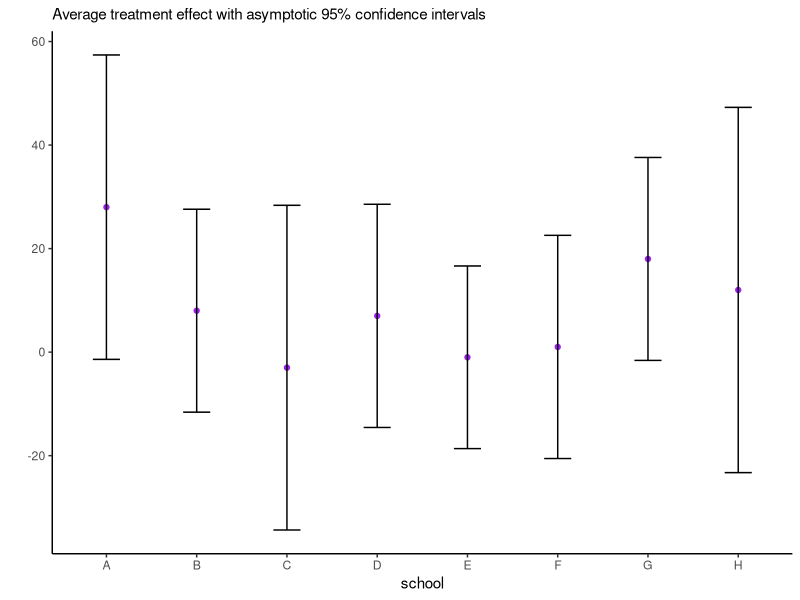
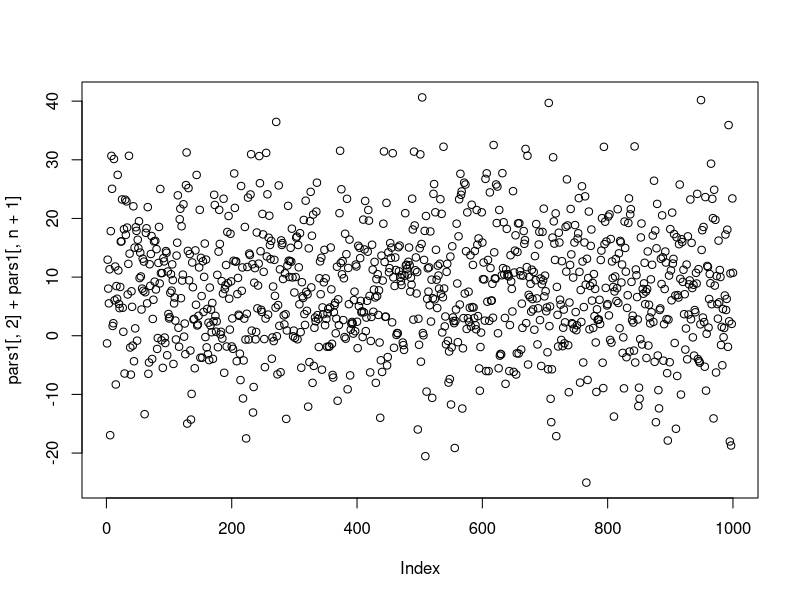
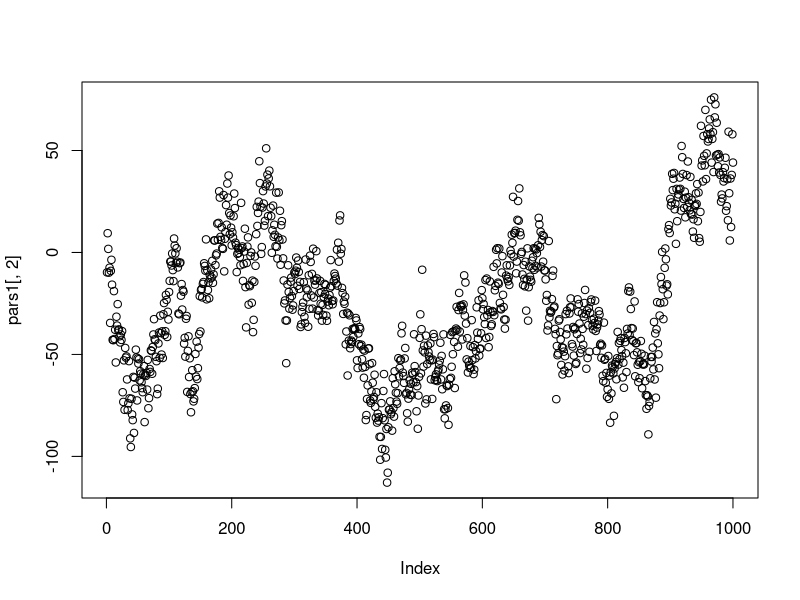
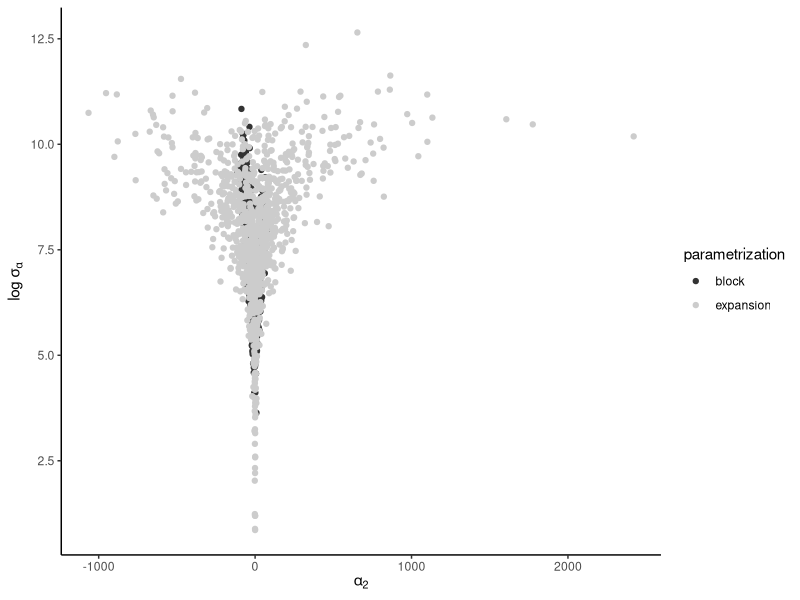

Write the R code that produced these figures, in order.
## ---- chunk 1
#| eval: true
#| echo: false
library(ggplot2)
es <- data.frame(school = LETTERS[1:8], 
                 y = c(28, 8, -3, 7, -1, 1, 18, 12), 
                 se = c(15, 10, 16, 11, 9, 11, 10, 18))
ggplot(es, aes(x = school, y = y)) +
  geom_point(col = "purple") +
  geom_errorbar(aes(ymin = y - 1.96*se, ymax = y + 1.96*se), width = 0.3) +
  labs(x = "school", y = "",
       subtitle = "Average treatment effect with asymptotic 95% confidence intervals") +
  theme_classic()
## ---- chunk 2
#| eval: true
#| echo: true

# Eight school data
es <- data.frame(school = LETTERS[1:8], 
                 y = c(28, 8, -3, 7, -1, 1, 18, 12), 
                 se = c(15, 10, 16, 11, 9, 11, 10, 18))
n <- nrow(es)
B <- 1e3L
set.seed(80601)
# Starting values
alpha <- rnorm(0, sd = 0.01)
mu <- mean(es$y)
sigma_al <- sqrt(var(es$y) - mean(es$se))
pars1 <- matrix(NA, nrow = B, ncol = n + 2)
var_mu <- 1/sum(1/es$se^2)
for(b in seq_len(B)){
  var_al <- 1/(1/es$se^2 + 1/sigma_al^2)
  pars1[b, 1:n] <- alpha <- rnorm(n = n, mean = var_al * (es$y - mu)/es$se^2, sd = sqrt(var_al))
  pars1[b, n + 1] <- mu <- rnorm(n = 1, mean = var_mu * sum((es$y - alpha)/es$se^2), sd = sqrt(var_mu)) 
  pars1[b, n + 2] <- sigma_al <- sum(alpha^2) / rchisq(1, df = n - 1) 
}




## Sampler 2
# Same model, with joint updates parameter expansion
set.seed(80601)
# Starting values
alpha <- rnorm(0, sd = 0.01)
mu <- mean(es$y)
sigma_al <- sqrt(var(es$y) - mean(es$se))
pars2 <- matrix(NA, nrow = B, ncol = n + 2)
for(b in seq_len(B)){
  var_al <- 1/(1/es$se^2 + 1/sigma_al^2)
  # Sample from joint of alpha, mu
  # by taking p(alpha | sigma_al, y) * p(mu | alpha, sigma_al, y)
  pars2[b, 1:n] <- alpha <- rnorm(n = n, mean = var_al * es$y/es$se^2, sd = sqrt(var_al))
  pars2[b, n + 1] <- mu <- rnorm(n = 1, mean = var_mu * sum((es$y - alpha)/es$se^2), sd = sqrt(var_mu)) 
  pars2[b, n + 2] <- sigma_al <- sum(alpha^2) / rchisq(1, df = n - 1) 
}

# Parameter expansion - V+PX sampler
a <- 1
pars3 <- matrix(NA, nrow = B, ncol = n + 3)
for(b in seq_len(B)){
  var_al <- 1/(1/es$se^2 + 1/sigma_al^2)
  # Sample from joint of alpha, mu
  # by taking p(alpha | sigma_al, y) * p(mu | alpha, sigma_al, y)
  alpha_st <- rnorm(n = n, mean = var_al * es$y/es$se^2, sd = sqrt(var_al))
  pars3[b, n + 1] <- mu <- rnorm(n = 1, mean = var_mu * sum((es$y - alpha)/es$se^2), sd = sqrt(var_mu)) 
  pars3[b, n + 2] <- sigma_al_st <- sum(alpha_st^2) / rchisq(1, df = n - 1) 
  pars3[b, n + 3] <- a <- rnorm(n = 1, mean = sum(alpha_st*(es$y-mu)/es$se^2)/sum(alpha_st^2/es$se^2), 
                                sd = sum(alpha_st^2/es$se^2))
  pars3[b, 1:n] <- alpha_st*a
  pars3[b, n + 2] <- sigma_al <- abs(a)*sigma_al_st
}
 
# Compare trace plots for mu + alpha
plot(pars1[, 2] + pars1[, n+1])
plot(pars1[, 2])
# Funnel behaviour
ggplot(
  data = data.frame(
   beta2 = c(pars1[,2], pars3[,2]), 
   sigma = c(pars1[,n+2], pars3[,n+2]),
   parametrization = rep(c("block","expansion"), each = B)),
  mapping = aes(x = beta2, y = log(sigma), color = parametrization)) +
  geom_point() +
  scale_color_grey() +
  labs(x = expression(alpha[2]), y = expression("log"~sigma[alpha])) +
  theme_classic()
